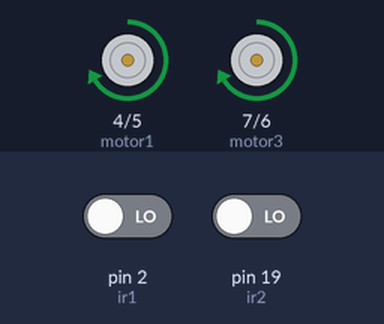
This sketch was run on a simulated Arduino Uno, built with avr-gcc and run on an emulated ATmega328P. On the bench: motor-driver pin pairs drawn as motors (green arrow = first pin HIGH = forward, orange = second pin HIGH = backward, longer = more drive, scaled by the enable pin). The inputs (shaded band) are chosen by the test bench; at power-on: pin 2 (ir1) LOW, pin 19 (ir2) LOW.

Above: at 1.2 s.
1.3 s: pin 2 (ir1) driven HIGH
At 1.8 s:
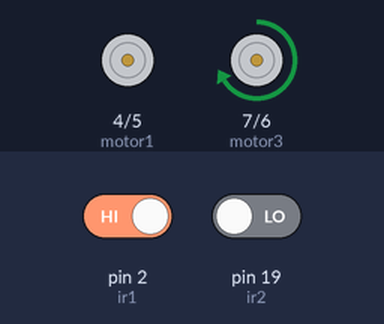
2.8 s: pin 19 (ir2) driven HIGH
At 4.0 s:
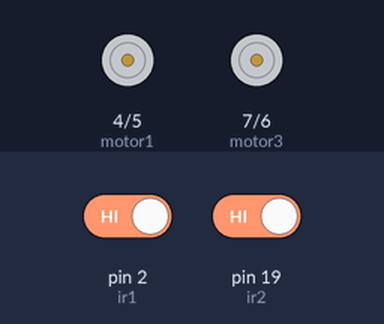
4.3 s: pin 2 (ir1) driven LOW
At 5.3 s:
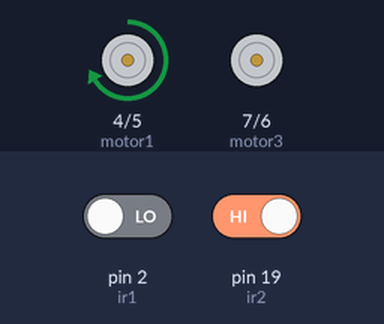
5.8 s: pin 19 (ir2) driven LOW
At 6.4 s:
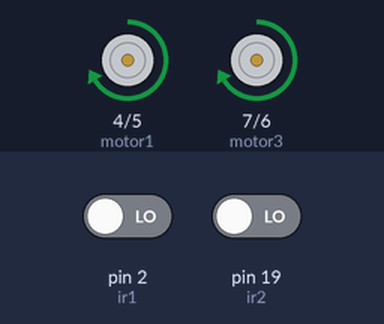
Timing chart, 0 to 8.3 s (numbered marks = the images above; inputs shaded):
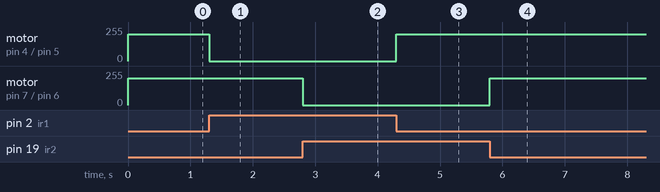

Measured:
- after the input at 1.3 s, motor on pin 4 (motor1) / pin 5 (motor2): forward 200/255 → stopped at once
- after the input at 2.8 s, motor on pin 7 (motor3) / pin 6 (motor4): forward 200/255 → stopped at once
- after the input at 4.3 s, motor on pin 4 (motor1) / pin 5 (motor2): stopped → forward 200/255 at once
- after the input at 5.8 s, motor on pin 7 (motor3) / pin 6 (motor4): stopped → forward 200/255 at once

The sketch:

5_LINE_FOLLOWER_ROBOT.ino
```cpp
int ir1 = 2, ir2 =19;
int motor1 = 4, motor2 = 5, motor3 = 7, motor4 = 6;
int enA = 10, enB = 9;
void setup() {
pinMode(ir1, INPUT);
pinMode(ir2, INPUT);
pinMode(motor1, OUTPUT);
pinMode(motor2, OUTPUT);
pinMode(motor3, OUTPUT);
pinMode(motor4, OUTPUT);
pinMode(enA, OUTPUT);
pinMode(enB, OUTPUT);
analogWrite(enA, 200);
analogWrite(enB, 200);
Serial.begin(9600);
}
void loop()
{
int statusSensor2 = digitalRead(ir2);
int statusSensor1 = digitalRead(ir1);
if(statusSensor2 == HIGH && statusSensor1 == HIGH)
{
digitalWrite(motor1, LOW);
digitalWrite(motor2, LOW);
digitalWrite(motor3, LOW);
digitalWrite(motor4, LOW);
}
if(statusSensor2 == LOW && statusSensor1 == LOW )
{
digitalWrite(motor1, HIGH);
digitalWrite(motor2, LOW);
digitalWrite(motor3, HIGH);
digitalWrite(motor4, LOW);
}
if (statusSensor2 == LOW && statusSensor1 == HIGH)
{
digitalWrite(motor1, LOW);
digitalWrite(motor2, LOW);
digitalWrite(motor3, HIGH);
digitalWrite(motor4, LOW);
}
if (statusSensor2 == HIGH && statusSensor1 == LOW )
{
digitalWrite(motor1, HIGH);
digitalWrite(motor2, LOW);
digitalWrite(motor3, LOW);
digitalWrite(motor4, LOW);
}
}
```
